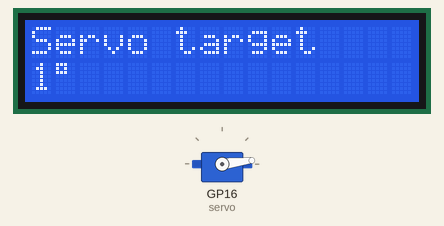
The sketch below on a simulated Raspberry Pi Pico. On the bench: 16×2 character LCD, servo.

Above: at 0.77 s.
At 10.64 s:
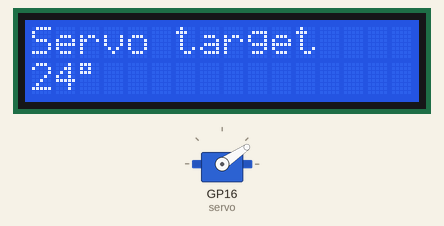
At 20.17 s:
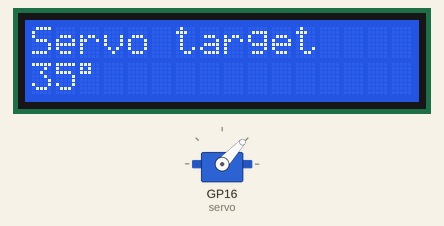
At 39.62 s:
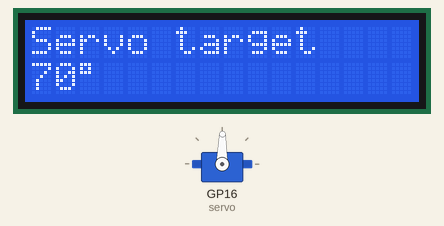
Timing chart, 0 to 40.0 s (numbered marks = the images above):
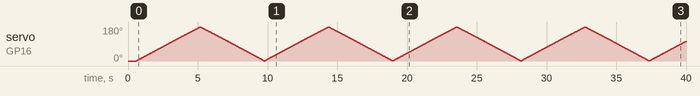

The sketch:

Project_13_Servo_Angle_LCD.ino
```cpp
#include <Servo.h>
#include <Wire.h>
#include <LiquidCrystal_I2C.h>

Servo servo;
LiquidCrystal_I2C lcd(0x27, 16, 2);
const int leftUs = 750, rightUs = 2250;  // Chapter 07 sweep endpoints

void showAngle(int degrees) {
  servo.writeMicroseconds(map(degrees, 0, 150, leftUs, rightUs));
  lcd.setCursor(0, 1);
  lcd.print(degrees);
  lcd.write(byte(223));  // Degree symbol on the kit's LCD1602
  lcd.print("  ");       // Erase leftover digits when the angle gets smaller
  delay(25);
}

void setup() {
  Wire.setSDA(0);
  Wire.setSCL(1);
  lcd.init();
  lcd.backlight();
  lcd.print("Servo target");
  servo.attach(16, leftUs, rightUs);
  showAngle(0);
  delay(500);
}

void loop() {
  for (int angle = 1; angle <= 150; angle++) showAngle(angle);
  for (int angle = 149; angle >= 0; angle--) showAngle(angle);
}
```
